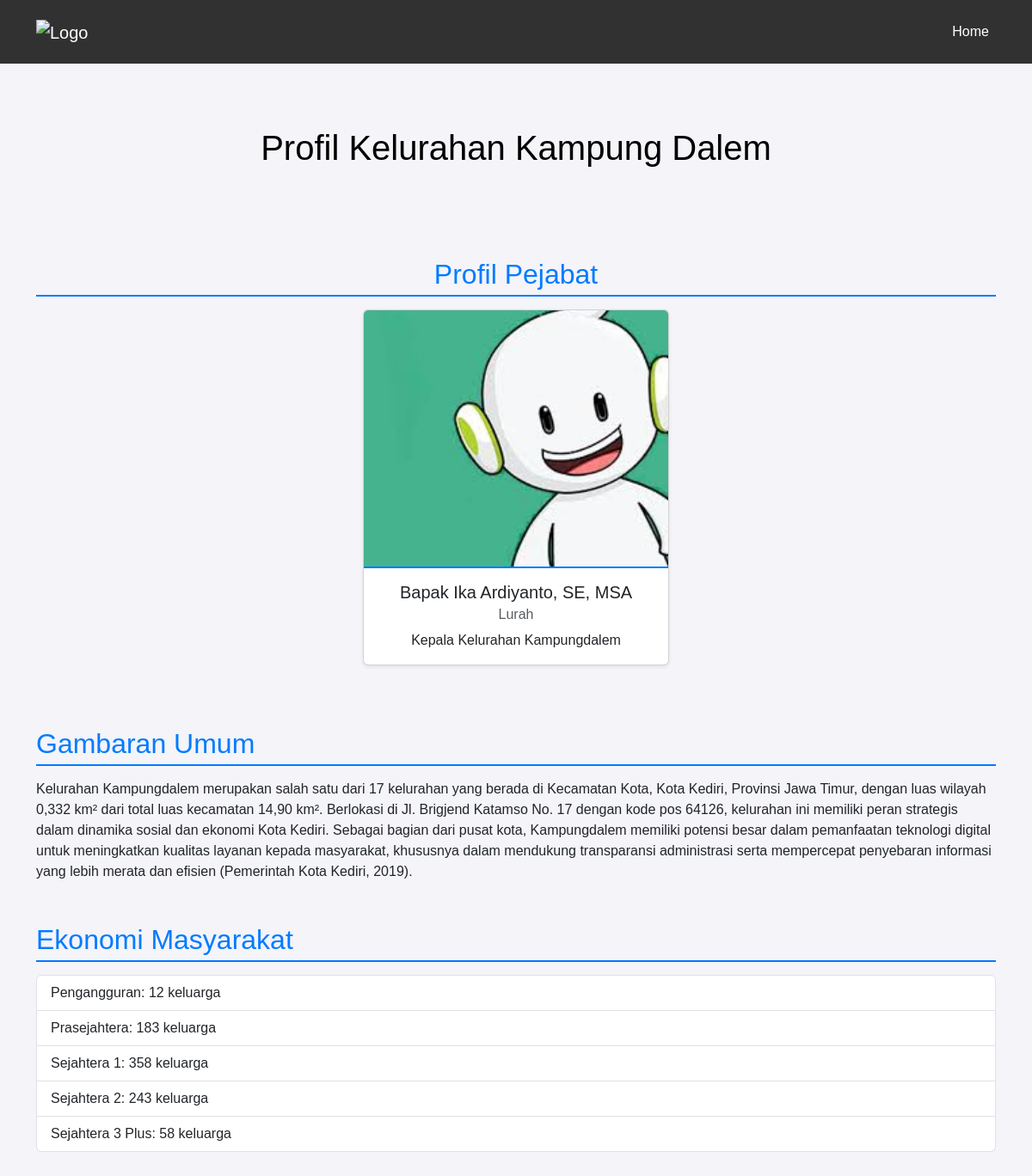
The page /profilekd.php on the database its author committed.
### tables this page shows
CREATE TABLE `pejabat` (
  `id` int(11) NOT NULL,
  `nama` varchar(100) DEFAULT NULL,
  `deskripsi` varchar(255) DEFAULT NULL,
  `jabatan` varchar(50) NOT NULL,
  `foto` varchar(255) DEFAULT NULL
);

CREATE TABLE `ekonomi_masyarakat` (
  `id` int(11) NOT NULL,
  `kategori` varchar(50) DEFAULT NULL,
  `jumlah` int(11) DEFAULT NULL
);

### profilekd.php (the view, shortened to what this page needs)
<?php
include 'admin/koneksi.php';
$query_ekonomi = "SELECT * FROM ekonomi_masyarakat";
$result_ekonomi = $conn->query($query_ekonomi);
$query_pejabat = "SELECT * FROM pejabat";
$result_pejabat = $conn->query($query_pejabat);
?>
<!DOCTYPE html>
<html lang="id">
<head>
    <link href="https://cdn.jsdelivr.net/npm/bootstrap@5.3.0-alpha3/dist/css/bootstrap.min.css" rel="stylesheet">
</head>
<body>
    <nav class="navbar navbar-expand-lg fixed-top" style="background-color: #343a40;" id="mainNav">
        <div class="container">
            <a class="navbar-brand text-white" href="#page-top">
                <img src="assets/img/kota.png" style="width: 50px; height: auto;" alt="Logo" class="logo" />
            </a>
            <div class="collapse navbar-collapse" id="navbarResponsive">
                <ul class="navbar-nav ms-auto">
                    <li class="nav-item"><a class="nav-link text-white" href="index.php">Home</a></li>
                </ul>
            </div>
        </div>
    </nav>
    <header class="custom-bg text-black text-center py-5" style="margin-top: 100px;">
        <h1>Profil Kelurahan Kampung Dalem</h1>
    </header>
    <div class="container my-5">
        <section id="profil-pejabat" class="mb-5">
            <h2 class="text-center">Profil Pejabat</h2>
            <div class="row justify-content-center">
                <?php while ($row = $result_pejabat->fetch_assoc()) {
                    $foto_path = "admin/uploads/" . $row['foto'];
                ?>
                    <div class="col-md-4 d-flex align-items-stretch">
                        <div class="card shadow-sm mb-4">
                            <img src="<?php echo $foto_path; ?>" class="card-img-top"
                                 alt="Foto <?php echo $row['nama']; ?>"
                                 onerror="this.onerror=null;this.src='uploads/default.jpg';">
                            <div class="card-body">
                                <h5 class="card-title"><?php echo $row['nama']; ?></h5>
                                <h6 class="card-subtitle mb-2 text-muted"><?php echo $row['jabatan']; ?></h6>
                                <p class="card-text"><?php echo $row['deskripsi']; ?></p>
                            </div>
                        </div>
                    </div>
                <?php } ?>
            </div>
        </section>
        <section id="gambaran-umum" class="mb-5">
            <h2>Gambaran Umum</h2>
            <p>Kelurahan Kampungdalem merupakan salah satu dari 17 kelurahan yang berada di Kecamatan Kota, Kota Kediri, Provinsi Jawa Timur, dengan luas wilayah 0,332 km² dari total luas kecamatan 14,90 km². Berlokasi di Jl. Brigjend Katamso No. 17 dengan kode pos 64126, kelurahan ini memiliki peran strategis dalam dinamika sosial dan ekonomi Kota Kediri. Sebagai bagian dari pusat kota, Kampungdalem memiliki potensi besar dalam pemanfaatan teknologi digital untuk meningkatkan kualitas layanan kepada masyarakat, khususnya dalam mendukung transparansi administrasi serta mempercepat penyebaran informasi yang lebih merata dan efisien  (Pemerintah Kota Kediri, 2019).</p>
        </section>
        <section id="ekonomi-masyarakat" class="mb-5">
            <h2>Ekonomi Masyarakat</h2>
            <ul class="list-group">
                <?php
                if ($result_ekonomi->num_rows > 0) {
                    while ($row = $result_ekonomi->fetch_assoc()) {
                        echo "<li class='list-group-item'>" . $row['kategori'] . ": " . $row['jumlah'] . " keluarga</li>";
                    }
                } else {
                    echo "<li class='list-group-item'>Tidak ada data ekonomi masyarakat.</li>";
                }
                ?>
            </ul>
        </section>
    </div>
</body>
</html>

### profilekd.php (style rules this page uses)
body { background-color: #f4f4f9; font-family: 'Arial', sans-serif; }
h2 { color: #007bff; border-bottom: 2px solid #007bff; padding-bottom: 5px; margin-bottom: 15px; }
.custom-bg { background-color: #f4f4f9; }
#mainNav { padding-top: 1rem; padding-bottom: 1rem; background-color: rgba(0, 0, 0, 0.8) !important; transition: background-color 0.3s; }
.card-img-top { height: 300px; width: 100%; object-fit: cover; border-bottom: 2px solid #007bff; display: block; margin: 0 auto; }
.card { text-align: center; width: 100%; }
.col-md-4 { display: flex; justify-content: center; }
.nav-link { position: relative; transition: color 0.3s; }

### rows shown on the page
pejabat: foto (picture), nama "Bapak Ika Ardiyanto, SE, MSA", jabatan "Lurah", deskripsi "Kepala Kelurahan Kampungdalem"
ekonomi_masyarakat: kategori "Pengangguran", jumlah "12"
ekonomi_masyarakat: kategori "Prasejahtera", jumlah "183"
ekonomi_masyarakat: kategori "Sejahtera 1", jumlah "358"
ekonomi_masyarakat: kategori "Sejahtera 2", jumlah "243"
ekonomi_masyarakat: kategori "Sejahtera 3 Plus", jumlah "58"
